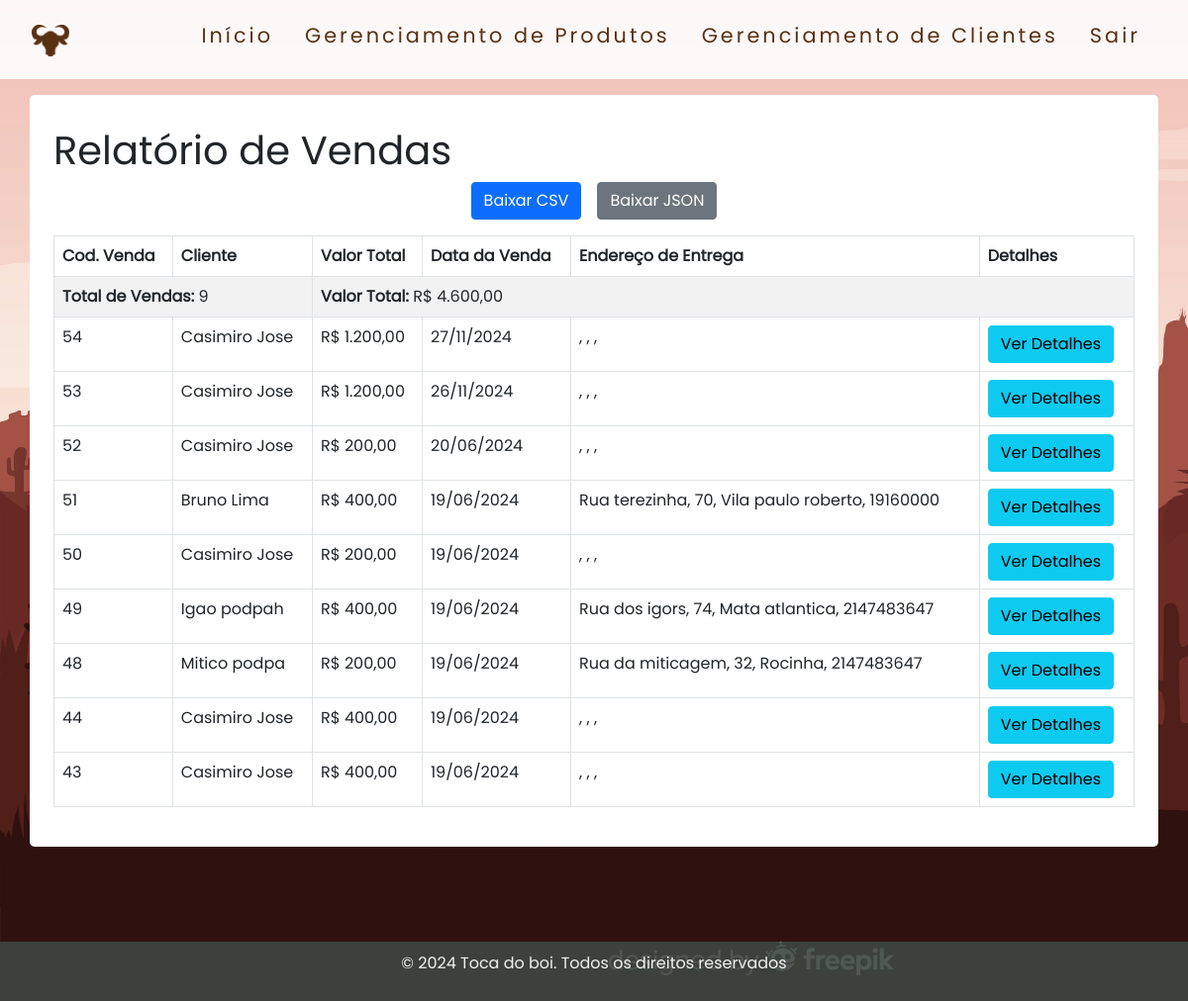
/view/home.php (signed in), run on the app's committed database.
### tables this page shows
CREATE TABLE `vendas` (
  `cod` int(11) NOT NULL,
  `cliente_cod` int(11) NOT NULL,
  `valor_total` decimal(10,2) NOT NULL,
  `data_venda` datetime NOT NULL DEFAULT current_timestamp()
);

CREATE TABLE `cliente` (
  `cod` int(11) NOT NULL,
  `cpf` varchar(15) NOT NULL,
  `nome` varchar(40) NOT NULL,
  `sobrenome` varchar(60) NOT NULL,
  `dataNascimento` date NOT NULL,
  `telefone` varchar(15) NOT NULL,
  `email` varchar(50) NOT NULL,
  `senha` varchar(20) NOT NULL
);

### model/BancoDeDados.php (called while the page is built, shortened)
<?php
class BancoDeDados{
    private $host;
    private $login;
    private $senha;
    private $dataBase;
    private function __construct($Host, $Login, $Senha, $DataBase){
        $this->host = $Host;
        $this->login = $Login;
        $this->senha = $Senha;
        $this->dataBase = $DataBase;
    }
    public function conectarBD(){
        $conexao = mysqli_connect($this->host,$this->login,$this->senha,$this->dataBase);
        return($conexao);
    }
    public function retornarRelatorioVendas() {
        $conexao = $this->conectarBD();
        $sql = "
            SELECT
                v.cod AS venda_cod,
                v.valor_total,
                v.data_venda,
                c.nome AS cliente_nome,
                c.sobrenome AS cliente_sobrenome,
                e.rua,
                e.numero,
                e.bairro,
                e.cep,
                GROUP_CONCAT(p.nome SEPARATOR ', ') AS produtos,
                GROUP_CONCAT(iv.qtd SEPARATOR ', ') AS quantidades,
                GROUP_CONCAT(iv.valorTotal SEPARATOR ', ') AS valores_totais
            FROM
                vendas v
                JOIN cliente c ON v.cliente_cod = c.cod
                LEFT JOIN endereco e ON e.cod_cliente = c.cod
                JOIN itensvenda iv ON v.cod = iv.codVenda
                JOIN produto p ON iv.codProduto = p.cod
            GROUP BY
                v.cod
            ORDER BY
                v.data_venda DESC
        ";
        $result = mysqli_query($conexao, $sql);
        return $result;
    }
}
?>

### controller/Controlador.php (the view, shortened to what this page needs)
<?php
require_once("../model/BancoDeDados.php");
class Controlador{
    private $bancoDeDados;
    function __construct(){
        $this->bancoDeDados = BancoDeDados::getInstance();
    }
    public function exibirRelatorioVendas() {
        $relatorio = "";
        $listaVendas = $this->bancoDeDados->retornarRelatorioVendas();
        $totalVendas = 0;
        $totalValor = 0;
        while ($venda = mysqli_fetch_assoc($listaVendas)) {
            $totalVendas++;
            $totalValor += $venda["valor_total"];
            $dataVenda = date("d/m/Y", strtotime($venda["data_venda"]));
            $detalhesVenda = "<ul>";
            $produtos = explode(", ", $venda["produtos"]);
            $quantidades = explode(", ", $venda["quantidades"]);
            $valoresTotais = explode(", ", $venda["valores_totais"]);
            for ($i = 0; $i < count($produtos); $i++) {
                $detalhesVenda .= "<li>{$produtos[$i]} - Quantidade: {$quantidades[$i]} - Valor: R$ ". number_format($valoresTotais[$i], 2, ',', '.') ."</li>";
            }
            $detalhesVenda .= "</ul>";
            $relatorio .=
                "<tr>".
                    "<td>". $venda["venda_cod"] ."</td>".
                    "<td>". $venda["cliente_nome"] . " " . $venda["cliente_sobrenome"] ."</td>".
                    "<td>R$ ". number_format($venda["valor_total"], 2, ',', '.') ."</td>".
                    "<td>". $dataVenda ."</td>".
                    "<td>". $venda["rua"] . ", " . $venda["numero"] . ", " . $venda["bairro"] . ", " . $venda["cep"] ."</td>".
                    "<td><button class='btn btn-info' type='button' data-toggle='collapse' data-target='#detalhes-".$venda["venda_cod"]."'>Ver Detalhes</button></td>".
                "</tr>".
                "<tr class='collapse' id='detalhes-".$venda["venda_cod"]."'>".
                    "<td colspan='6'>".$detalhesVenda."</td>".
                "</tr>";
        }
        $totalizadores = "<tr><td colspan='2'><strong>Total de Vendas: </strong>{$totalVendas}</td><td colspan='4'><strong>Valor Total: </strong>R$ ". number_format($totalValor, 2, ',', '.') ."</td></tr>";
        return $totalizadores . $relatorio;
    }
    public function botoesBaixarRelatorio(){
        $botoes = "";
        $botoes .=
            "<div class='d-flex justify-content-center align-items-center'>".
                    "<form method='post' action='../processamento/processamentoBaixarJson.php'>".
                        "<input type='hidden' name='acao' value='baixarCsv'>".
                        "<button type='submit' id='downloadCsv' class='btn btn-primary mx-2'>Baixar CSV</button>".
                    "</form>".
                    "<form method='post' action='../processamento/processamentoBaixarJson.php'>".
                        "<input type='hidden' name='acao' value='baixarJson'>".
                        "<button type='submit' id='downloadJson' class='btn btn-secondary mx-2'>Baixar JSON</button>".
                    "</form>".
            "</div>";
        return $botoes;
    }
}
?>

### css/indexAdm.css (style rules this page uses)
* { box-sizing: border-box; margin: 0; padding: 0; }
body { background-image: url("../imagens/branco.jpg"); background-size: cover; }

### css/form.css (style rules this page uses)
* { margin: 0; padding: 0; box-sizing: border-box; font-family: Poppins; }

### data on the page
vendas: cod "54", valor_total "1.200,00", data_venda "27/11/2024"
cliente: nome "Casimiro Casimiro Casimiro Casimiro Casimiro Casimiro", sobrenome "Jose Jose Jose Jose Jose Jose"
vendas: cod "53", valor_total "1.200,00", data_venda "26/11/2024"
vendas: cod "52", valor_total "200,00", data_venda "20/06/2024"
vendas: cod "51", valor_total "400,00", data_venda "19/06/2024"
cliente: nome "Bruno", sobrenome "Lima"
vendas: cod "50", valor_total "200,00", data_venda "19/06/2024"
vendas: cod "49", valor_total "400,00", data_venda "19/06/2024"
cliente: nome "Igao", sobrenome "podpah"
vendas: cod "48", valor_total "200,00", data_venda "19/06/2024"
cliente: nome "Mitico", sobrenome "podpa"
vendas: cod "44", valor_total "400,00", data_venda "19/06/2024"
vendas: cod "43", valor_total "400,00", data_venda "19/06/2024"

### other printed values
$totalVendas "9"
$totalValor "4.600,00"
$venda["rua"] "Rua terezinha Rua dos igors Rua da miticagem"
$venda["numero"] "70 74 32"
$venda["bairro"] "Vila paulo roberto Mata atlantica Rocinha"
$venda["cep"] "19160000 2147483647 2147483647"
